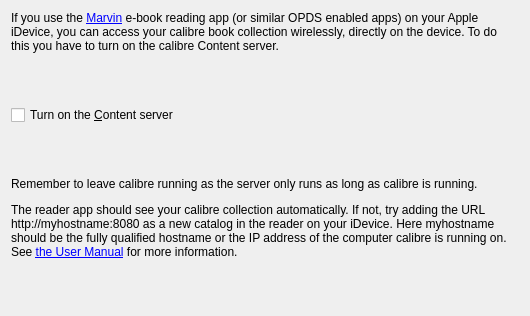
<?xml version="1.0" encoding="UTF-8"?>
<ui version="4.0">
 <class>WizardPage</class>
 <widget class="QWizardPage" name="WizardPage">
  <property name="geometry">
   <rect>
    <x>0</x>
    <y>0</y>
    <width>530</width>
    <height>316</height>
   </rect>
  </property>
  <property name="windowTitle">
   <string>WizardPage</string>
  </property>
  <property name="title">
   <string>Welcome to calibre</string>
  </property>
  <property name="subTitle">
   <string>The one stop solution to all your e-book needs.</string>
  </property>
  <layout class="QVBoxLayout" name="verticalLayout">
   <item>
    <widget class="QLabel" name="label">
     <property name="text">
		 <string>&lt;p&gt;If you use the &lt;a href=&quot;http://www.appstafarian.com/marvin.html&quot;&gt;Marvin&lt;/a&gt; e-book reading app (or similar OPDS enabled apps) on your Apple iDevice, you can access your calibre book collection wirelessly, directly on the device. To do this you have to turn on the calibre Content server.</string>
     </property>
     <property name="wordWrap">
      <bool>true</bool>
     </property>
     <property name="openExternalLinks">
      <bool>true</bool>
     </property>
    </widget>
   </item>
   <item>
    <spacer name="verticalSpacer_2">
     <property name="orientation">
      <enum>Qt::Vertical</enum>
     </property>
     <property name="sizeHint" stdset="0">
      <size>
       <width>20</width>
       <height>40</height>
      </size>
     </property>
    </spacer>
   </item>
   <item>
    <widget class="QCheckBox" name="content_server">
     <property name="text">
      <string>Turn on the &amp;Content server</string>
     </property>
    </widget>
   </item>
   <item>
    <spacer name="verticalSpacer_3">
     <property name="orientation">
      <enum>Qt::Vertical</enum>
     </property>
     <property name="sizeHint" stdset="0">
      <size>
       <width>20</width>
       <height>40</height>
      </size>
     </property>
    </spacer>
   </item>
   <item>
    <widget class="QLabel" name="instructions">
     <property name="text">
      <string>&lt;p&gt;Remember to leave calibre running as the server only runs as long as calibre is running.
&lt;p&gt;The reader app should see your calibre collection automatically. If not, try adding the URL http://myhostname:8080 as a new catalog in the reader on your iDevice. Here myhostname should be the fully qualified hostname or the IP address of the computer calibre is running on. See &lt;a href=&quot;%s&quot;&gt;the User Manual&lt;/a&gt; for more information.</string>
     </property>
     <property name="wordWrap">
      <bool>true</bool>
     </property>
    </widget>
   </item>
   <item>
    <spacer name="verticalSpacer">
     <property name="orientation">
      <enum>Qt::Vertical</enum>
     </property>
     <property name="sizeHint" stdset="0">
      <size>
       <width>20</width>
       <height>40</height>
      </size>
     </property>
    </spacer>
   </item>
  </layout>
 </widget>
 <resources/>
 <connections/>
</ui>
